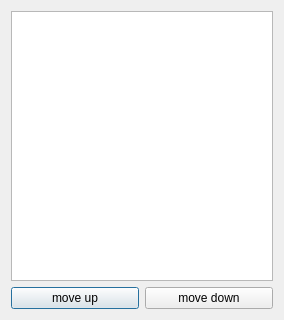
<?xml version="1.0" encoding="UTF-8"?>
<ui version="4.0">
 <class>PluginsDialog</class>
 <widget class="QDialog" name="PluginsDialog">
  <property name="geometry">
   <rect>
    <x>0</x>
    <y>0</y>
    <width>284</width>
    <height>320</height>
   </rect>
  </property>
  <property name="windowTitle">
   <string notr="true">Plugins</string>
  </property>
  <property name="windowIcon">
   <iconset resource="photosdd.qrc">
    <normaloff>:/icon/photosdd</normaloff>:/icon/photosdd</iconset>
  </property>
  <layout class="QGridLayout" name="gridLayout">
   <item row="0" column="0" colspan="2">
    <widget class="QListWidget" name="listWidget">
     <property name="acceptDrops">
      <bool>true</bool>
     </property>
     <property name="movement">
      <enum>QListView::Static</enum>
     </property>
     <property name="isWrapping" stdset="0">
      <bool>false</bool>
     </property>
    </widget>
   </item>
   <item row="1" column="0">
    <widget class="QPushButton" name="upButton">
     <property name="text">
      <string>move up</string>
     </property>
    </widget>
   </item>
   <item row="1" column="1">
    <widget class="QPushButton" name="downButton">
     <property name="text">
      <string>move down</string>
     </property>
    </widget>
   </item>
  </layout>
 </widget>
 <resources>
  <include location="photosdd.qrc"/>
 </resources>
 <connections/>
</ui>
